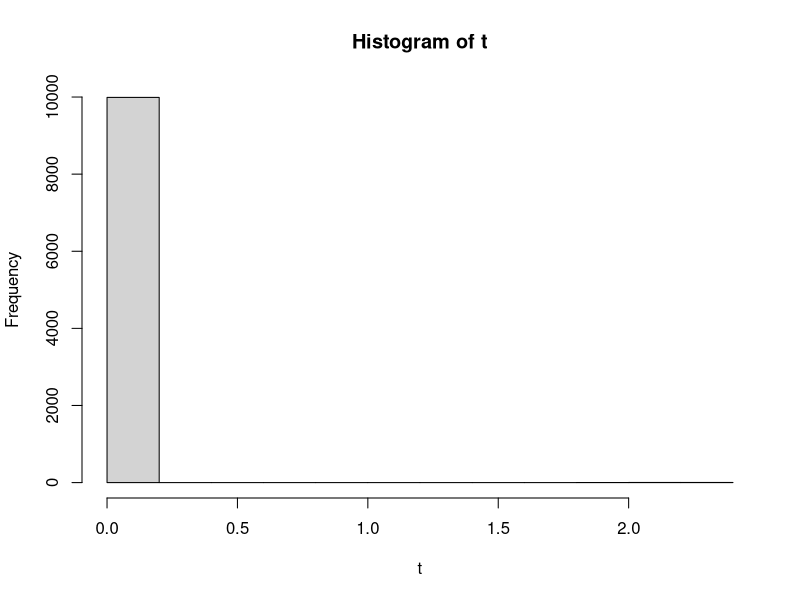

This figure's R source:
library(tidyverse)

t <- numeric(10000)

for(k in 1:10){
X <- matrix(1, nrow = 100)
s <- sample(1:100, 50, replace = FALSE)
for (i in s){
  X[i, ] = 0
}
X <- cbind(X, NA)
for(i in 1:nrow(X)){
  
  if(X[i, 1] == 0){
    X[i, 2] <- rnorm(1, m = 10, sd = 1)
  }
  else {
    X[i, 2] <- rnorm(1, m = 10, sd = 1) + 2
  }
}
tau <- as.tibble(X)
tau <- tau %>%
  group_by(V1) %>%
  summarize(tau = mean(V2)) %>%
  pull(tau)
tau <- tau[2] - tau[1]

t[k] <- tau
print(k)
}

hist(t)
